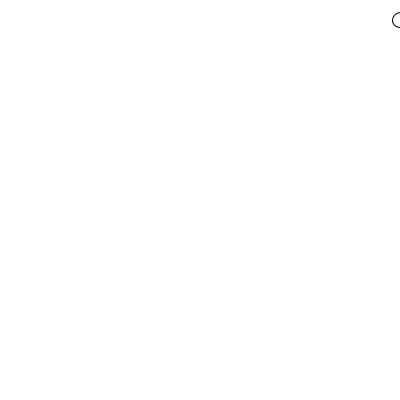
Frame 1 (no input)
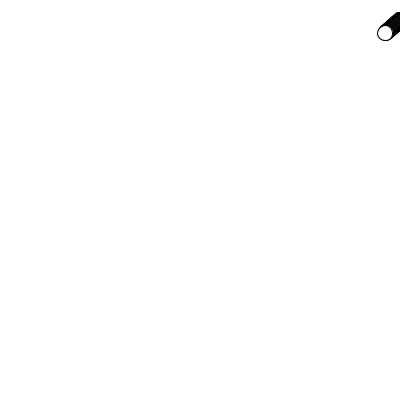
Frame 60 (the mouse pressed at the canvas centre just before this capture)
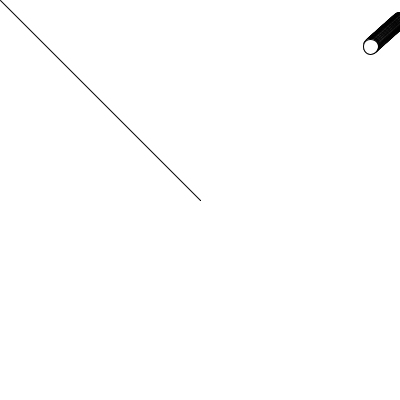
Frame 120 (the mouse held since frame 60 and released just before this capture)

The Processing sketch that drew these frames (run headless with seeded random() and noise(); from frame 60 on, the mouse is pressed at the canvas centre):

// Processing sketch: week07_2_halloween_ghost_walking
// ── week07_2_halloween_ghost_walking.pde
void setup(){
  size(400,400);
  background(255);
}
float ghostX=400,ghostY=20;
void draw(){
  if(mousePressed) line(mouseX, mouseY, pmouseX, pmouseY);
  ellipse(ghostX,ghostY,15,15);
  float dx= 200-ghostX, dy = 200-ghostY, len = sqrt(dx*dx+dy*dy);
  ghostX += dx / len / 3;
  ghostY += dy / len / 3;
}
void mouseReleased(){//鬆開滑鼠
  background(255);//重填背景
}
